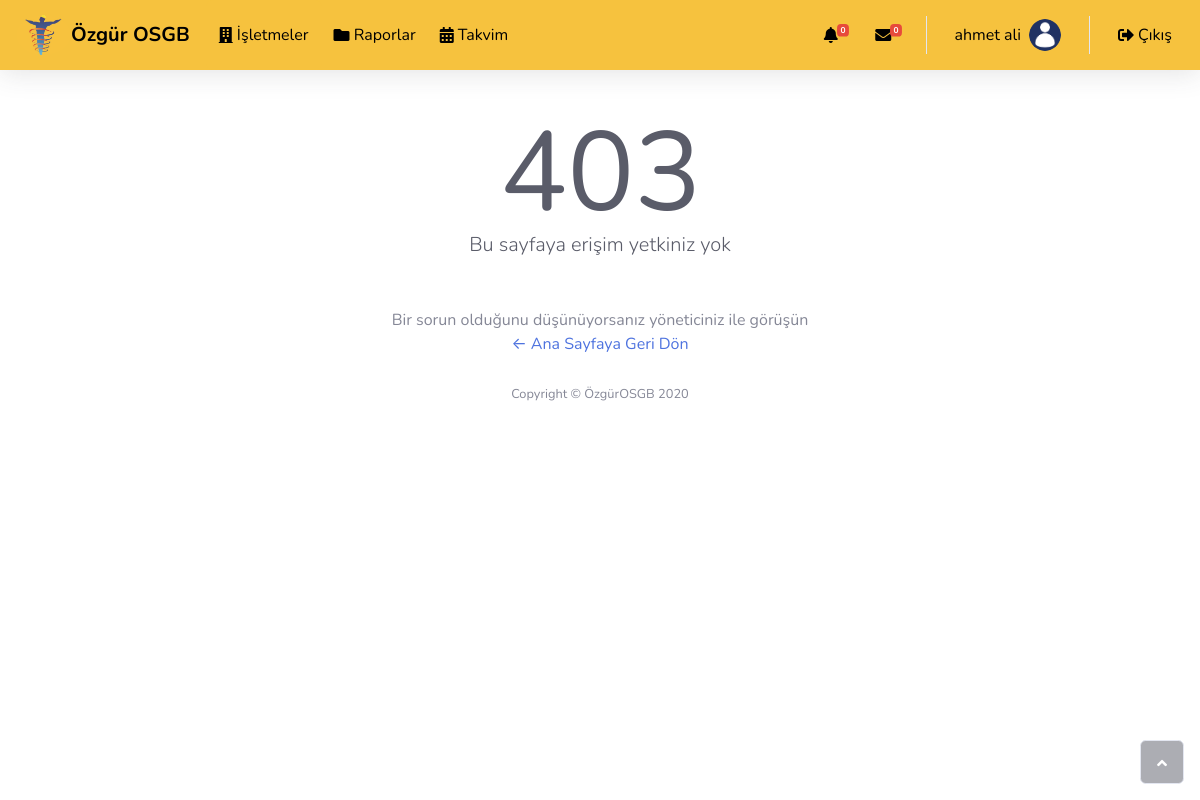
/admin/panel/403.php (signed in), run on the app's committed database.
### tables this page shows
CREATE TABLE `users` (
  `id` int NOT NULL,
  `picture` varchar(250) NOT NULL DEFAULT 'custom.png',
  `firstname` varchar(30) NOT NULL,
  `lastname` varchar(30) NOT NULL,
  `username` varchar(50) NOT NULL,
  `phone` varchar(15) NOT NULL,
  `password` varchar(50) NOT NULL,
  `reg_date` timestamp NULL DEFAULT CURRENT_TIMESTAMP ON UPDATE CURRENT_TIMESTAMP,
  `valid_code` varchar(100) NOT NULL,
  `valid` varchar(10) NOT NULL DEFAULT '0',
  `auth` int NOT NULL DEFAULT '0'
);

### admin/panel/403.php (the view, shortened to what this page needs)
<?php
require '../connect.php';
$id=$_SESSION['user_id'];
$başlangıç=$pdo->prepare("SELECT * FROM users WHERE id = '$id'");
$başlangıç->execute();
$girişler=$başlangıç-> fetchAll(PDO::FETCH_OBJ);
foreach ($girişler as $giriş) {
    $fn = $giriş->firstname;
    $ln = $giriş->lastname;
    $ume = $giriş->username;
    $picture= $giriş->picture;
    $auth = $giriş->auth;
}
?>
<!DOCTYPE html>
<html>
<head>
  <link rel="stylesheet" href="assets/bootstrap/css/bootstrap.min.css">
  <link rel="stylesheet" href="assets/fonts/fontawesome-all.min.css">
  <link rel="stylesheet" href="assets/fonts/font-awesome.min.css">
  <link rel="stylesheet" href="assets/fonts/ionicons.min.css">
  <link rel="stylesheet" href="assets/fonts/fontawesome5-overrides.min.css">
  <link rel="stylesheet" href="https://cdnjs.cloudflare.com/ajax/libs/animate.css/3.5.2/animate.min.css">
</head>
<body id="page-top">
  <nav class="navbar shadow navbar-expand mb-3 bg-warning topbar static-top">
    <img width="55" height="40" class="rounded-circle img-profile" src="assets/img/nav_brand.jpg" />
    <?php if ($auth == 7){ ?>
      <a class="navbar-brand" title="Anasayfa" style="color: black;" href="companies/<?=$company_name?>/index.php?tab=genel_bilgiler"><b><?= mb_convert_case($company_name, MB_CASE_TITLE, "UTF-8") ?></b></a>
    <?php }
    else { ?>
      <a class="navbar-brand" title="Anasayfa" style="color: black;" href="index.php"><b>Özgür OSGB</b></a>
      <?php } ?>
      <?php if ($auth != 7){ ?>
        <ul class="navbar-nav navbar-expand mr-auto">
        <li class="nav-item">
        <div class="dropdown no-arrow">
          <a style="color:black;" class="nav-link btn btn-warning dropdown-toggle"type="button" id="dropdownMenu2" data-toggle="dropdown" aria-haspopup="true" aria-expanded="false">
          <i class="fas fa-building"></i><span>&nbsp;İşletmeler</span></a>
        </div>
        </li>
        <li class="nav-item">
          <a style="color: black;" class="nav-link btn-warning" href="reports.php"><i
              class="fas fa-folder"></i><span>&nbsp;Raporlar</span></a>
        </li>
        <li class="nav-item">
            <a style="color: black;" class="nav-link btn-warning" href="calendar/index.php"><i class="fas fa-calendar-alt"></i><span>&nbsp;Takvim</span></a>
          </li>
      </ul>
      <?php } ?>
    <ul class="nav navbar-nav navbar-expand flex-nowrap ml-auto">
      <li class="nav-item dropdown no-arrow mx-1">
        <div class="nav-item dropdown no-arrow">
          <?php
            $bildirim_say = $pdo->query("SELECT COUNT(*) FROM `notifications` WHERE `user_id` = '$id' ORDER BY reg_date")->fetchColumn();
                  ?>
        <a href="notifications.php" title="Bildirimler" class="nav-link"
          data-bs-hover-animate="rubberBand">
          <i style="color: black;" class="fas fa-bell fa-fw"></i>
          <span class="badge badge-danger badge-counter"><?= $bildirim_say ?></span></a>
        </div>
      </li>
      <li class="nav-item dropdown no-arrow mx-1">
        <div class="nav-item dropdown no-arrow">
          <a style="color: black;" title="Mesajlar" href="messages.php" class="dropdown-toggle nav-link"
            data-bs-hover-animate="rubberBand">
            <i style="color: black;" class="fas fa-envelope fa-fw"></i>
            <?php
              $mesaj_say = $pdo->query("SELECT COUNT(*) FROM `message` WHERE `kime` = '$ume' ORDER BY tarih")->fetchColumn();
                    ?>
            <span class="badge badge-danger badge-counter"><?=$mesaj_say?></span></a>
        </div>
      </li>
      <li class="nav-item">
        <div class="nav-item">
          <a href="profile.php" class="nav-link" title="Profil">
            <span style="color:black;" class="d-none d-lg-inline mr-2 text-600"><?=$fn?> <?=$ln?></span><img
              class="rounded-circle img-profile" src="assets/users/<?=$picture?>"></a>
      </li>
        <li class="nav-item"><a style="color: black;" title="Çıkış" class="nav-link" href="logout.php"><i class="fas fa-sign-out-alt"></i><span>&nbsp;Çıkış</span></a></li>
    </ul>
  </nav>
  <div class="container-fluid">
    <div class="text-center mt-5">
      <div class="error mx-auto" data-text="403">
        <p class="m-0">403</p>
      </div>
      <p class="text-dark mb-5 lead">Bu sayfaya erişim yetkiniz yok</p>
      <?php if ($auth == 7){ ?>
        <a href="companies/<?=$company_name?>/index.php?tab=genel_bilgiler">← Ana Sayfaya Geri Dön</a>
      <?php }
      else{ ?>
      <p class="text-black-50 mb-0"></p>Bir sorun olduğunu düşünüyorsanız yöneticiniz ile görüşün<br><a href="index.php">← Ana Sayfaya Geri Dön</a>
    <?php } ?>
    </div>
  </div>
  <footer class="bg-white sticky-footer">
    <div class="container my-auto">
      <div class="text-center my-auto copyright"><span>Copyright © ÖzgürOSGB 2020</span></div>
    </div>
  </footer>
  </div><a class="border rounded d-inline scroll-to-top" href="#page-top"><i class="fas fa-angle-up"></i></a>
</body>
</html>

### admin/panel/403.php (style rules this page uses)
.dropdown { position: relative; display: inline-block; }

### data on the page
users: firstname "ahmet", lastname "ali", picture (picture)

### other printed values
$bildirim_say "0"
$mesaj_say "0"
